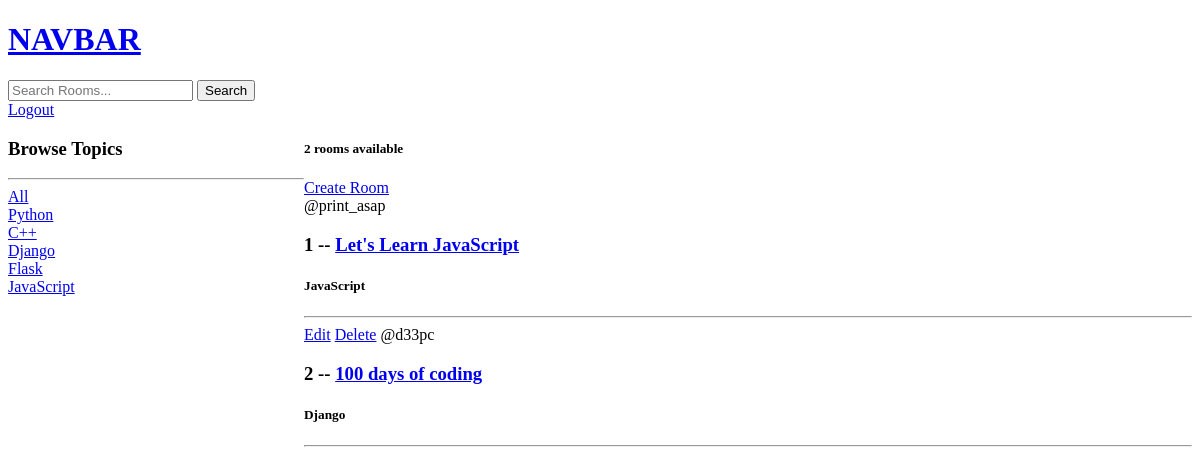
Page / (signed in) on the earlier database version.
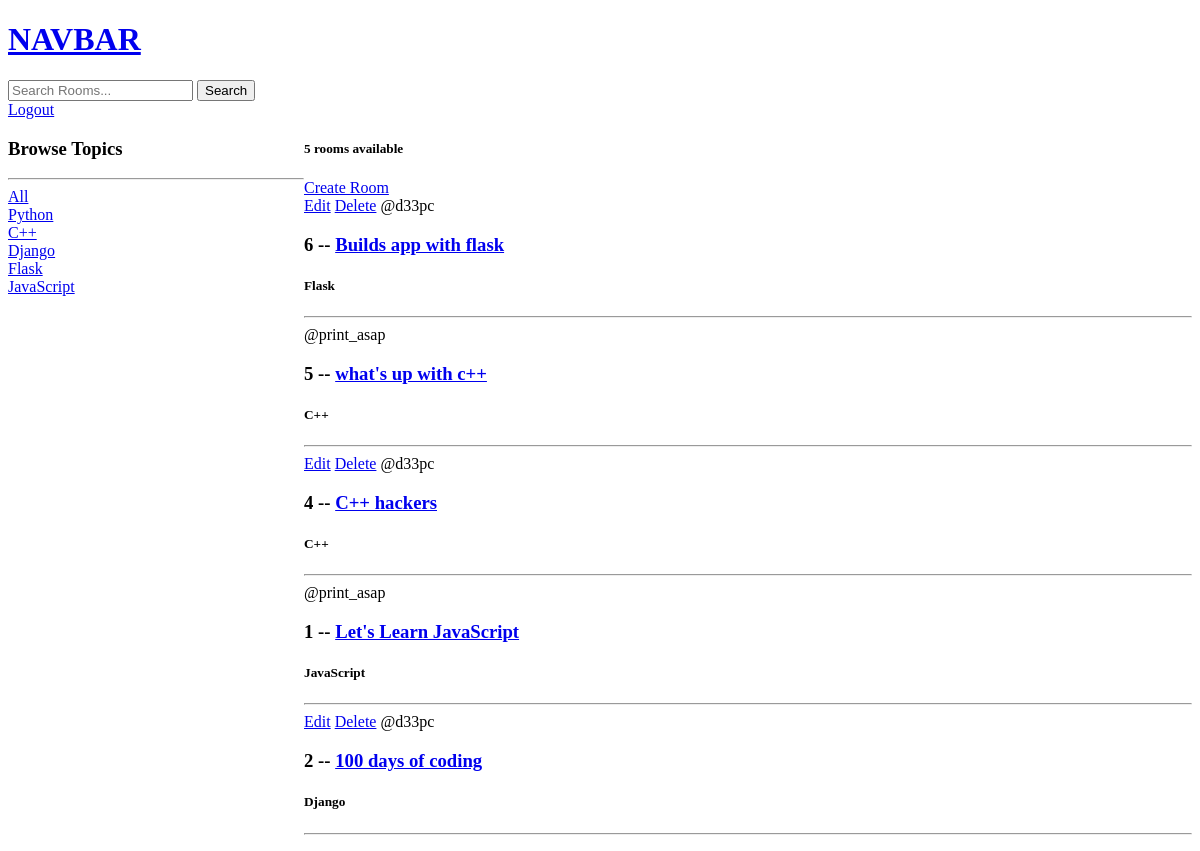
Same page on the later database version.
### base/models.py (models this page shows, shortened)
class Topic(models.Model):
    name = models.CharField(max_length=200)

class Room(models.Model):
    host = models.ForeignKey(User, on_delete=models.CASCADE, null=True)
    topic = models.ForeignKey(Topic, on_delete=models.SET_NULL, null=True)
    name = models.CharField(max_length=200)
    description = models.TextField(null=True, blank=True)
    updated = models.DateTimeField(auto_now=True)
    created = models.DateTimeField(auto_now_add=True)
    class Meta:
        ordering = ['-updated', '-created']

### base/views.py (the view)
# urls.py: path('', views.home, name="home"),
def home(request):
    q = request.GET.get('q') if request.GET.get('q') != None else ''
    rooms = Room.objects.filter(
        Q(host__username__icontains=q) |
        Q(topic__name__icontains=q) |
        Q(name__icontains=q) |
        Q(description__icontains=q)
    )
    topics = Topic.objects.all()
    context = {'rooms': rooms, 'topics': topics, 'room_count': rooms.count()}
    return render(request, 'base/home.html', context)

### base/templates/base/home.html (shortened to what this page needs)
{% extends 'main.html' %}
{% block content %}
    <div class="home-container">
        <div>
            <h3>Browse Topics</h3>
            <hr>
            <div>
                <a href="{% url 'home' %}">All</a>
            </div>
            {% for topic in topics %}
                <div>
                    <a href="{% url 'home' %}?q={{topic.name|urlencode}}">{{topic.name}}</a>
                </div>
            {% endfor %}
        </div>
        <div>
            <h5>{{room_count}} rooms available</h5>
            <a href="{% url 'create-room' %}">Create Room</a>
            <div>
                {% for room in rooms %}
                    <div>
                        {% if request.user == room.host%}
                        <a href="{% url 'update-room' room.id %}">Edit</a>
                        <a href="{% url 'delete-room' room.id %}">Delete</a>
                        {% endif %}
                        <span>@{{room.host.username}}</span>
                        <h3>{{room.id}} -- <a href="{% url 'room' room.id %}">{{room.name}}</a></h3>
                        <h5>{{room.topic.name}}</h5>
                        <hr>
                    </div>
                {% endfor %}
            </div>
        </div>
    </div>
{% endblock %}

Differences in the rows shown:
added Room: shows "Edit", host.username "d33pc", id "6", name "Builds app with flask", topic.name "Flask"
added Room: host.username "print_asap", id "5", name "what's up with c++", topic.name "C++"
added Room: shows "Edit", host.username "d33pc", id "4", name "C++ hackers", topic.name "C++"
Other differences:
{{ room_count }}: "2" → "5"
